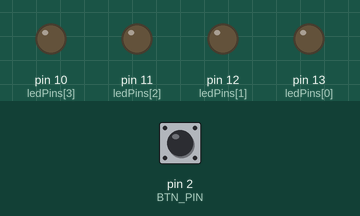
A sketch run on a simulated Arduino Uno, built with avr-gcc and run on an emulated ATmega328P. Parts: output pins drawn as LEDs (lit = HIGH). Inputs (shaded band) come from the test bench; at power-on: pin 2 (BTN_PIN) HIGH.

Above: at 1.2 s.
1.3 s: pin 2 (BTN_PIN) pulled LOW for 0.15 s
At 1.8 s:
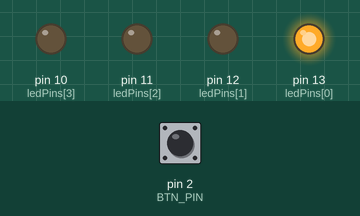
2.9 s: pin 2 (BTN_PIN) pulled LOW for 1 s
At 4.2 s:
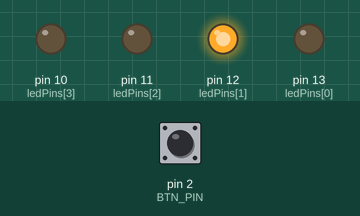
5.4 s: pin 2 (BTN_PIN) pulled LOW for 0.15 s
At 6.1 s:
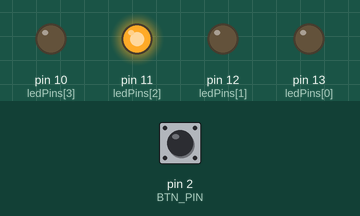
7.0 s: pin 2 (BTN_PIN) pulled LOW for 3.2 s
At 7.3 s:
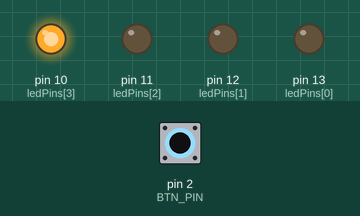
Timing chart, 0 to 10.0 s (numbered marks = the images above; inputs shaded):
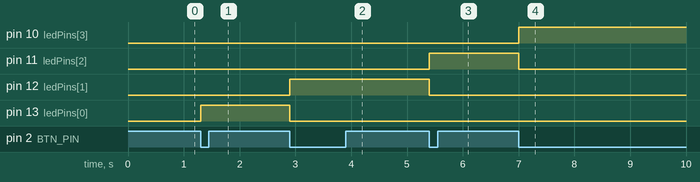

The sketch:

Project8.ino
```cpp
#define LED_COUNT 4
#define BTN_PIN 2
const int ledPins[LED_COUNT] = {13, 12, 11, 10};

void setup() {
  Serial.begin(9600);
  for (int i = 0; i < LED_COUNT; i++)
    pinMode(ledPins[i], OUTPUT);

    pinMode(BTN_PIN, INPUT_PULLUP);
}

int idx = 0;
int prevLed;
int lastBtnState = HIGH;

void loop() {
  int btnState = digitalRead(BTN_PIN);

  if (btnState == LOW && lastBtnState == HIGH) { // button is pressed (because of INPUT_PULLUP)
    digitalWrite(ledPins[idx], HIGH);
    prevLed = ledPins[(idx - 1 + LED_COUNT) % LED_COUNT];
    digitalWrite(prevLed, LOW);

    idx = (idx + 1) % LED_COUNT;
  }

  lastBtnState = btnState;
}
```

Measured:
- after the input at 1.3 s, pin 13 (ledPins[0]): LOW → HIGH at once
- after the input at 2.9 s, pin 12 (ledPins[1]): LOW → HIGH at once; pin 13 (ledPins[0]): HIGH → LOW at once
- after the input at 5.4 s, pin 11 (ledPins[2]): LOW → HIGH at once; pin 12 (ledPins[1]): HIGH → LOW at once
- after the input at 7.0 s, pin 10 (ledPins[3]): LOW → HIGH at once; pin 11 (ledPins[2]): HIGH → LOW at once
